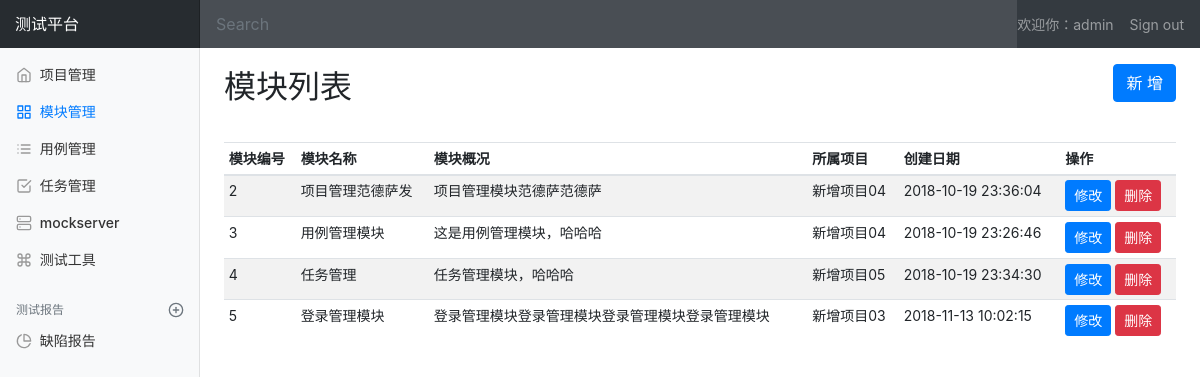
Page /manage/module_manage/ (signed in) on the earlier database version.
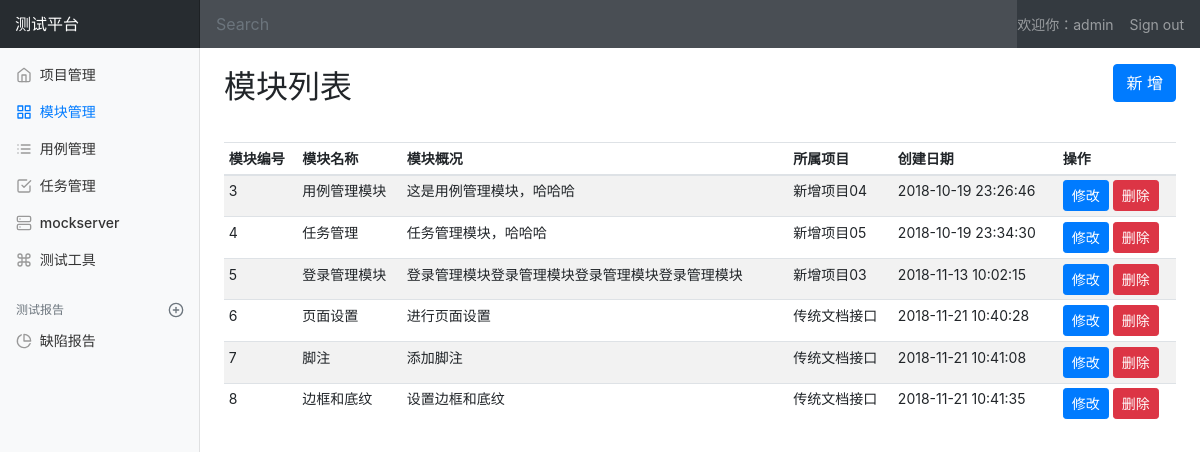
Same page on the later database version.
### project_app/models.py (models this page shows, shortened)
class Module(models.Model):
    project = models.ForeignKey(Project, on_delete=models.CASCADE, verbose_name="所属项目")
    name = models.CharField("模块名称", max_length=100, blank=False, default="")
    describe = models.TextField("模块描述", default="")
    create_time = models.DateTimeField("创建时间", auto_now=True)

class Project(models.Model):
    name = models.CharField("项目名称", max_length=100, blank=False, default="")
    describe = models.TextField("项目描述", default="")
    status = models.BooleanField("项目状态", default=True)
    create_time = models.DateTimeField("创建时间", auto_now=True)
    def __str__(self):
        return self.name

### project_app/views/module_views.py (the view)
# urls.py: path('module_manage/', module_views.module_manage),
@login_required
def module_manage(request):
    username = request.session.get('u', None)
    return render(request, 'project_app/module_manage.html', {'user': username, 'type': 'list', 'module_list': Module.objects.all()})

### templates/project_app/module_manage.html (shortened to what this page needs)
{% extends 'base.html' %}
{% block css %}
  {% load static %}
  <link rel="stylesheet" type="text/css" href="{% static 'css/project_manage.css' %}">
{% endblock %}
{% block body%}
  <nav class="navbar navbar-dark sticky-top bg-dark flex-md-nowrap p-0">
      <a class="navbar-brand col-sm-3 col-md-2 mr-0" href="#">测试平台</a>
      <input class="form-control form-control-dark w-100" type="text" placeholder="Search" aria-label="Search">
      <span class="navbar-text text-nowrap">
            欢迎你：{{ user }}
      </span>
      <ul class="navbar-nav px-3">
          <li class="nav-item text-nowrap">
            <a class="nav-link" href="{%url 'logout'%}">Sign out</a>
          </li>
      </ul>
    </nav>
  <div class="container-fluid">
      <div class="row">
        <nav class="col-md-2 d-none d-md-block bg-light sidebar">
          <div class="sidebar-sticky">
            <ul class="nav flex-column">
              <li class="nav-item">
                <a class="nav-link" href="/manage/project_manage/">
                  <span data-feather="home"></span>
                  项目管理
                </a>
              </li>
              <li class="nav-item">
                <a class="nav-link active" href="/manage/module_manage/">
                  <span data-feather="grid"></span>
                  模块管理 <span class="sr-only">(current)</span>
                </a>
              </li>
              <li class="nav-item">
                <a class="nav-link" href="/interface/case_manage/">
                  <span data-feather="list"></span>
                  用例管理
                </a>
              </li>
              <li class="nav-item">
                <a class="nav-link" href="/interface/task_manage/">
                  <span data-feather="check-square"></span>
                  任务管理
                </a>
              </li>
              <li class="nav-item">
                <a class="nav-link" href="#">
                  <span data-feather="server"></span>
                  mockserver
                </a>
              </li>
              <li class="nav-item">
                <a class="nav-link" href="#">
                  <span data-feather="command"></span>
                  测试工具
                </a>
              </li>
            </ul>
            <h6 class="sidebar-heading d-flex justify-content-between align-items-center px-3 mt-4 mb-1 text-muted">
              <span>测试报告</span>
              <a class="d-flex align-items-center text-muted" href="#">
                <span data-feather="plus-circle"></span>
              </a>
            </h6>
            <ul class="nav flex-column mb-2">
              <li class="nav-item">
                <a class="nav-link" href="#">
                  <span data-feather="pie-chart"></span>
                  缺陷报告
                </a>
              </li>
            </ul>
          </div>
        </nav>
        <main role="main" class="col-md-9 ml-sm-auto col-lg-10 pt-3 px-4">
          {% if type == 'list' %}
          <div class="d-flex justify-content-between flex-wrap flex-md-nowrap align-items-center pb-2 mb-3">
            <h1 class="h2" id="module_list">模块列表</h1>
            <p>
              <a class="btn btn-primary" href="/manage/add_module" id="add_module">新 增</a>
            </p>
          </div>
          <div class="table-responsive">
            <table class="table table-striped table-sm">
              <thead>
                <tr>
                  <th>模块编号</th>
                  <th>模块名称</th>
                  <th>模块概况</th>
                  <th>所属项目</th>
                  <th>创建日期</th>
                  <th>操作</th>
                </tr>
              </thead>
              <tbody>
                {% for module in module_list %}
                  <tr>
                    <td>{{ module.id }}</td>
                    <td>{{ module.name }}</td>
                    <td>{{ module.describe }}</td>
                    <td>{{ module.project}}</td>
                    <td>{{ module.create_time|date:"Y-m-d H:i:s" }}</td>
                    <td>
                      <a href="/manage/edit_module/{{module.id}}/" class="btn btn-sm btn-primary">修改</a>
                      <a href="/manage/delete_module/{{module.id}}/" class="btn btn-sm btn-danger">删除</a>
                    </td>
                  </tr>
                {% endfor %}
              </tbody>
            </table>
          </div>
          {% endif %}
        </main>
      </div>
    </div>
{% endblock %}

### templates/base.html (shortened to what this page needs)
<!DOCTYPE html>
<html lang="en">
  <head>
    {% load static %}
    <link rel="stylesheet" href="{% static 'css/bootstrap.min.css' %}">
    {% block css %}
    {% endblock %}
  </head>
  <body>
      {% block body %}
      {% endblock %}
    {% load static %}
  </body>
</html>

### static/css/project_manage.css (style rules this page uses)
body { font-size: .875rem; }
.feather { width: 16px; height: 16px; vertical-align: text-bottom; }
.sidebar { position: fixed; top: 0; bottom: 0; left: 0; z-index: 100; padding: 0; box-shadow: inset -1px 0 0 rgba(0, 0, 0, .1); }
.sidebar-sticky { position: -webkit-sticky; position: sticky; top: 48px; height: calc(100vh - 48px); padding-top: .5rem; overflow-x: hidden; overflow-y: auto; }
.sidebar .nav-link { font-weight: 500; color: #333; }
.sidebar .nav-link .feather { margin-right: 4px; color: #999; }
.sidebar .nav-link.active { color: #007bff; }
.sidebar .nav-link:hover .feather, .sidebar .nav-link.active .feather { color: inherit; }
.sidebar-heading { font-size: .75rem; text-transform: uppercase; }
.navbar-brand { padding-top: .75rem; padding-bottom: .75rem; font-size: 1rem; background-color: rgba(0, 0, 0, .25); box-shadow: inset -1px 0 0 rgba(0, 0, 0, .25); }
.navbar .form-control { padding: .75rem 1rem; border-width: 0; border-radius: 0; }
.form-control-dark { color: #fff; background-color: rgba(255, 255, 255, .1); border-color: rgba(255, 255, 255, .1); }

Differences in the rows shown:
removed Module: id "2", name "项目管理范德萨发", describe "项目管理模块范德萨范德萨", project "新增项目04", create_time "2018-10-19 23:36:04"
added Module: id "6", name "页面设置", describe "进行页面设置", project "传统文档接口", create_time "2018-11-21 10:40:28"
added Module: id "7", name "脚注", describe "添加脚注", project "传统文档接口", create_time "2018-11-21 10:41:08"
added Module: id "8", name "边框和底纹", describe "设置边框和底纹", project "传统文档接口", create_time "2018-11-21 10:41:35"
